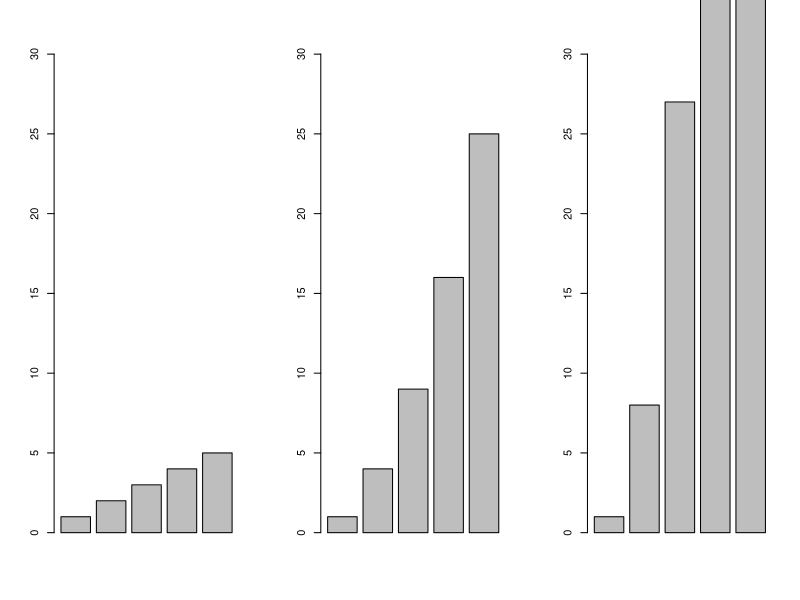
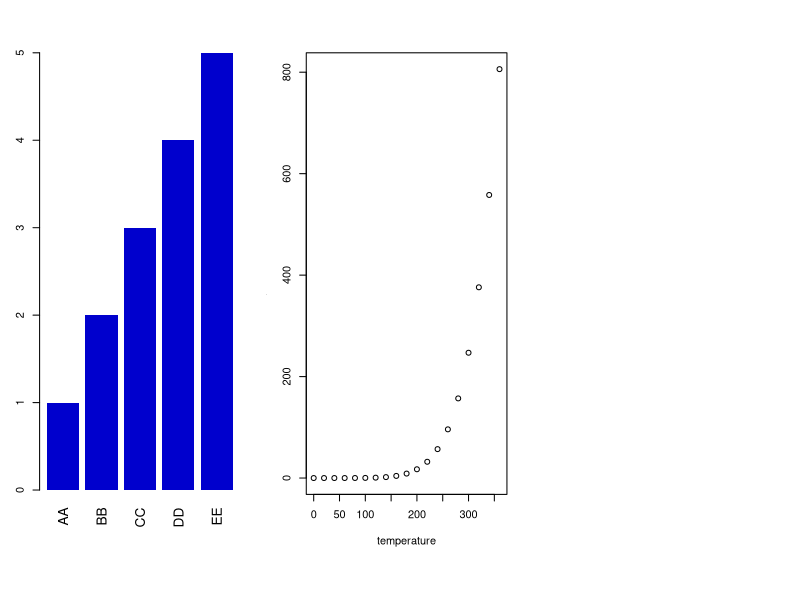

Here is the R script that generated these plots, in order:
## ---- chunk 1
knitr::opts_chunk$set(echo = TRUE)
## ---- chunk 2
x=c(1,2,3,4,5)
par(mfrow=c(1,3))
barplot(x,ylim = c(0,30))
barplot(x^2,ylim = c(0,30))
barplot(x^3,ylim = c(0,30))


par(mar=c(8,3,4,2))
barplot(x,names=c("AA","BB","CC","DD","EE"),cex.names=1.25,las=3,bg="lightblue",border = NA,col="blue3")

## ---- chunk 3
summary(cars)
## ---- chunk 4
plot(pressure)
